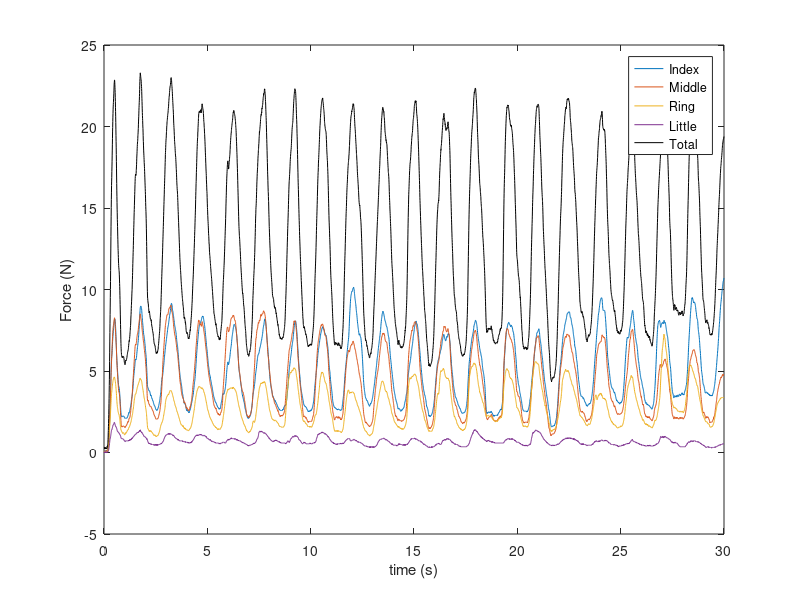

Here is the MATLAB script that generated this plot: (Note: this script raises an error after producing the figure.)
data = load('data/fingerforcedata.txt');
% Take a look (first four columns are the force)
forces = data(:,1:4);
% Sample rate is 200 Hz
time = (1:size(forces,1)) .* 1/200;
plot(time,forces);
hold on;
sumforce = sum(forces,2);
plot(time,sumforce,'k');
xlabel('time (s)');
ylabel('Force (N)');
legend('Index','Middle','Ring','Little','Total');
%%%%%%%%%%%%%%%%%%%%%%%%%%%%%
[peaks,peakLocations] = ...
  findpeaks(sumforce,'minpeakheight',20,...
                     'minpeakdistance',100);
[troughs,troughLocations] = ...
  findpeaks(-sumforce,'minpeakheight',-10,...
                      'minpeakdistance',100);
figure;
plot(time,sumforce);
hold on;
plot(time(peakLocations),...
  sumforce(peakLocations),'r*');
plot(time(troughLocations),...
  sumforce(troughLocations),'g*');
%%%%%%%%%%%%%%%%%%%%%%%%%%%%%
for k=2:numel(troughLocations)-1
 movementsUp{k-1} = forces(troughLocations(k):peakLocations(k),:);
 timeUp{k-1} = time(troughLocations(k):peakLocations(k));
  for m=1:4
   movementsUpCombined(k-1,m,:) = ...
    interp1(timeUp{k-1},movementsUp{k-1}(:,m),...
    linspace(timeUp{k-1}(1),timeUp{k-1}(end),100));
  end
end
%%%%%%%%%%%%%%%%%%%%%%%%%%%%%
for k=2:numel(troughLocations)-1
 movementsDown{k-1} = forces(peakLocations(k):troughLocations(k+1),:);
 timeDown{k-1} = time(peakLocations(k):troughLocations(k+1));
 for m=1:4
  movementsDownCombined(k-1,m,:) = ...
   interp1(timeDown{k-1},movementsDown{k-1}(:,m),...
   linspace(timeDown{k-1}(1),timeDown{k-1}(end),100));
 end
end
%%%%%%%%%%%%%%%%%%%%%%%%%%%%%
syms fi fm fr fl;
ftot = fi + fm + fr + fl;
J(1,1) = diff(ftot,fi);
J(1,2) = diff(ftot,fm);
J(1,3) = diff(ftot,fr);
J(1,4) = diff(ftot,fl);
%%%%%%%%%%%%%%%%%%%%%%%%%%%%%
J = [1 1 1 1];
nullspace = null(J);
%%%%%%%%%%%%%%%%%%%%%%%%%%%%%
numrepetitions = size(movementsUpCombined,1);
meanMovementsUp = mean(movementsUpCombined);
meanFreeMovementsUp = movementsUpCombined - repmat(meanMovementsUp,numrepetitions,1);

meanMovementsDown = mean(movementsDownCombined);
meanFreeMovementsDown = movementsDownCombined - repmat(meanMovementsDown,numrepetitions,1);
%%%%%%%%%%%%%%%%%%%%%%%%%%%%%
for t=1:100
  for k=1:size(nullspace,2)
    goodvariancesUp(t,k,:,:) = (nullspace(:,k)' * meanFreeMovementsUp(:,:,t)')' * nullspace(:,k)';
  end
  goodvariancesCombinedUp(:,:,t) = sum(goodvariancesUp(t,:,:,:));
end
%%%%%%%%%%%%%%%%%%%%%%%%%%%%%
vUCM_Up = squeeze(...
 sum(sum(goodvariancesCombinedUp.^2,2),1)) ...
 ./ ((4-1)*numrepetitions);
%%%%%%%%%%%%%%%%%%%%%%%%%%%%%
badvariancesCombinedUp = meanFreeMovementsUp - goodvariancesCombinedUp;
vORT_Up = squeeze(...
  sum(sum(badvariancesCombinedUp.^2,2),1)) ...
  ./ (1*numrepetitions);
%%%%%%%%%%%%%%%%%%%%%%%%%%%%%
deltaV_Up = (vUCM_Up-vORT_Up)./vORT_Up;
%%%%%%%%%%%%%%%%%%%%%%%%%%%%%
numrepetitions = size(movementsDownCombined,1);
meanMovementsDown = mean(movementsDownCombined);
meanFreeMovementsDown = movementsDownCombined - repmat(meanMovementsDown,numrepetitions,1);

meanMovementsDown = mean(movementsDownCombined);
meanFreeMovementsDown = movementsDownCombined - repmat(meanMovementsDown,numrepetitions,1);
for t=1:100
  for k=1:size(nullspace,2)
    goodvariancesDown(t,k,:,:) = (nullspace(:,k)' * meanFreeMovementsDown(:,:,t)')' * nullspace(:,k)';
  end
  goodvariancesCombinedDown(:,:,t) = sum(goodvariancesDown(t,:,:,:));
end
vUCM_Down = squeeze(sum(sum(goodvariancesCombinedDown.^2,2),1)) ./ ...
  ((4-1)*numrepetitions);
badvariancesCombinedDown = meanFreeMovementsDown - goodvariancesCombinedDown;
vORT_Down = squeeze(sum(sum(badvariancesCombinedDown.^2,2),1)) ...
  ./ (1*numrepetitions);
deltaV_Down = (vUCM_Down-vORT_Down)./vORT_Down;
%%
figure;
subplot(2,3,1);
plot(linspace(0,1,100),vUCM_Up);
ylabel('v_{UCM} Up');
xlabel('Normalized time');
subplot(2,3,2);
plot(linspace(0,1,100),vORT_Up);
ylabel('v_{ORT} Up');
xlabel('Normalized time');
subplot(2,3,3);
plot(linspace(0,1,100),deltaV_Up);
ylabel('\Delta V Up');
xlabel('Normalized time');

subplot(2,3,4);
plot(linspace(0,1,100),vUCM_Down);
ylabel('v_{UCM} Down');
xlabel('Normalized time');
subplot(2,3,5);
plot(linspace(0,1,100),vORT_Down);
ylabel('v_{ORT} Down');
xlabel('Normalized time');
subplot(2,3,6);
plot(linspace(0,1,100),deltaV_Down);
ylabel('\Delta V Down');
xlabel('Normalized time');
%%%%%%%%%%%%%%%%%%%%%%%%%%%%%
